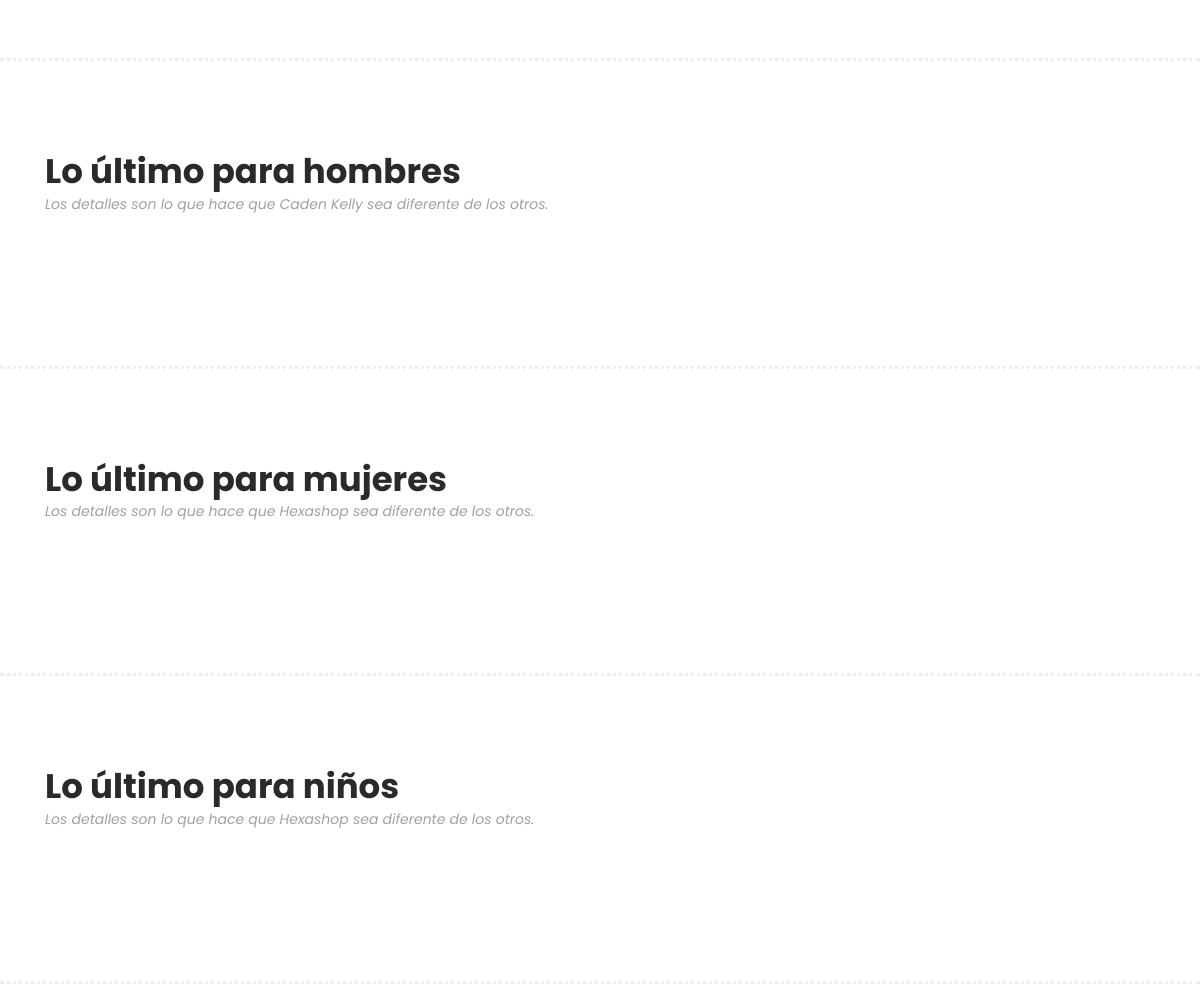
Before: / (middle part) with the older database file.
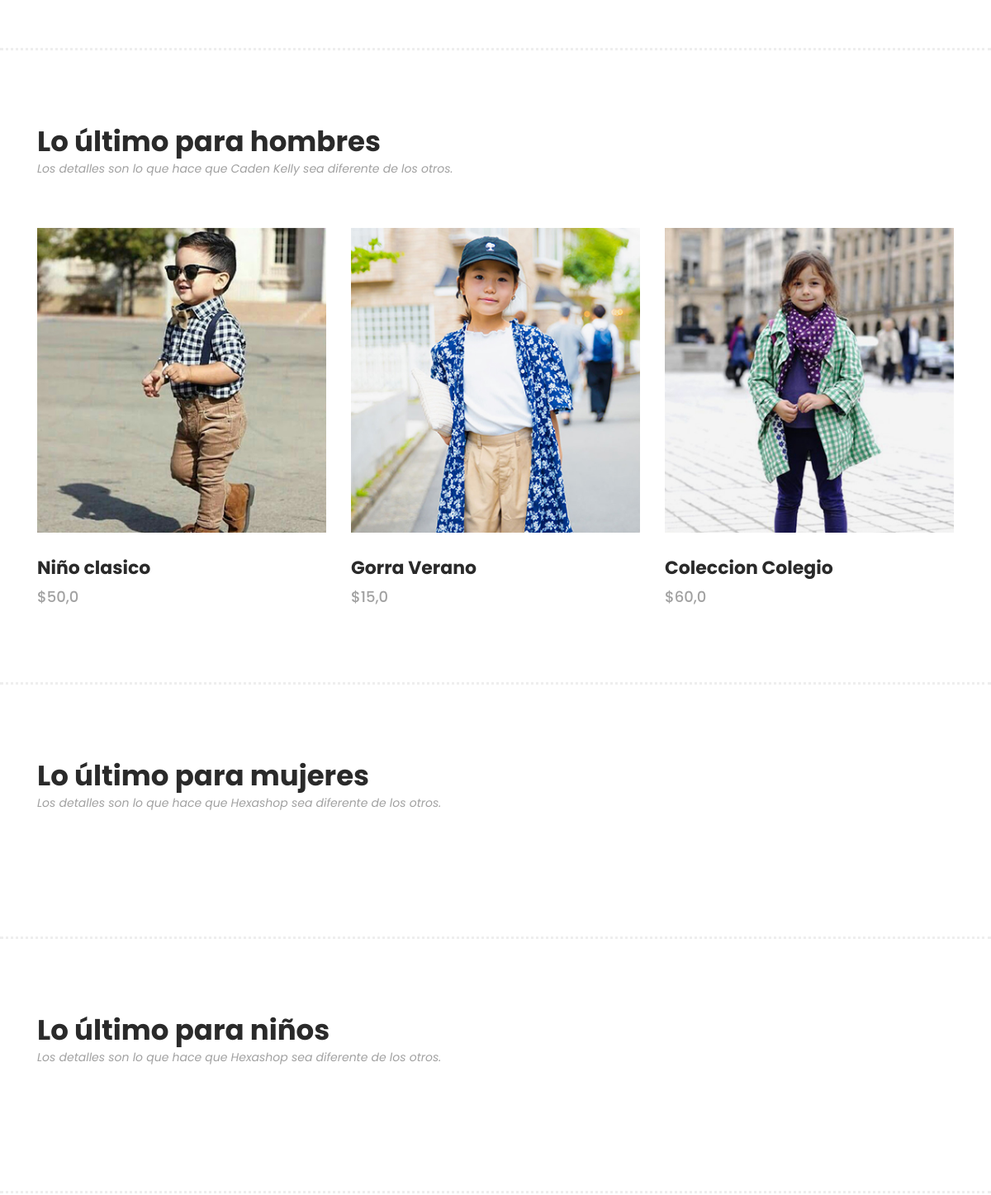
After: the same page with the newer database file.
### store/models.py (models this page shows, shortened)
class Product(models.Model):
    name = models.CharField(max_length=50)
    categories = models.ForeignKey(Category, on_delete=models.CASCADE)
    image = models.ImageField(upload_to="store", null=True, blank=True)
    price = models.FloatField()
    stock = models.IntegerField(default=True)
    created = models.DateTimeField(auto_now_add=True)
    updated = models.DateTimeField(auto_now_add=True)

### tiendaApp/views.py (the view)
# urls.py: path('', views.home, name='home'),
def home(request):
    men = Product.objects.filter(categories_id=1)
    women = Product.objects.filter(categories_id=2)
    kid = Product.objects.filter(categories_id=3)
    context = {
        'men' : men,
        'women' : women,
        'kid' : kid,
    }
    return render(request, 'tiendaApp/index.html', context)

### templates/tiendaApp/index.html (shortened to what this page needs)
{% extends "base.html" %}
{% block content %}
<section class="section" id="men">
    <div class="container">
        <div class="row">
            <div class="col-lg-6">
                <div class="section-heading">
                    <h2>Lo último para hombres</h2>
                    <span>Los detalles son lo que hace que Caden Kelly sea diferente de los otros.</span>
                </div>
            </div>
        </div>
    </div>
    <div class="container">
        <div class="row">
            <div class="col-lg-12">
                <div class="men-item-carousel">
                    <div class="owl-men-item owl-carousel">
                        {% for m in men %}
                            <div class="item">
                                <div class="thumb">
                                    <img src="{{ m.image.url }}" alt="">
                                </div>
                                <div class="down-content">
                                    <h4>{{ m.name }}</h4>
                                    <span>${{ m.price }}</span>
                                </div>
                            </div>
                        {% endfor %}
                    </div>
                </div>
            </div>
        </div>
    </div>
</section>
<section class="section" id="women">
    <div class="container">
        <div class="row">
            <div class="col-lg-6">
                <div class="section-heading">
                    <h2>Lo último para mujeres</h2>
                    <span>Los detalles son lo que hace que Hexashop sea diferente de los otros.</span>
                </div>
            </div>
        </div>
    </div>
</section>
<section class="section" id="kids">
    <div class="container">
        <div class="row">
            <div class="col-lg-6">
                <div class="section-heading">
                    <h2>Lo último para niños</h2>
                    <span>Los detalles son lo que hace que Hexashop sea diferente de los otros.</span>
                </div>
            </div>
        </div>
    </div>
</section>
{% endblock %}

Changed rows visible on the page:
added Product: image (picture), name "Niño clasico", price "50,0"
added Product: image (picture), name "Gorra Verano", price "15,0"
added Product: image (picture), name "Coleccion Colegio", price "60,0"
